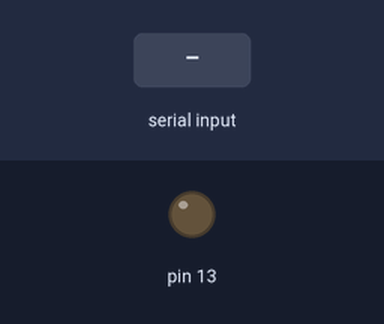
Simulated run of this sketch. Board: Arduino Uno, built with avr-gcc and run on an emulated ATmega328P. Parts: output pins drawn as LEDs (lit = HIGH). The inputs (shaded band) are chosen by the test bench. What the sketch prints to the serial monitor is not drawn.

Above: at 1.2 s.
1.3 s: "A" received over Serial
At 1.9 s:
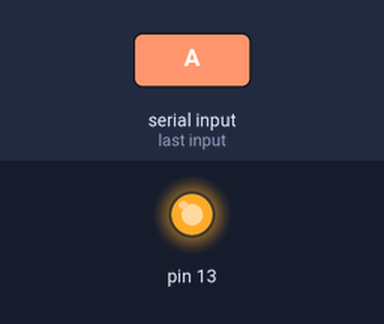
2.8 s: "M" received over Serial
At 4.2 s:
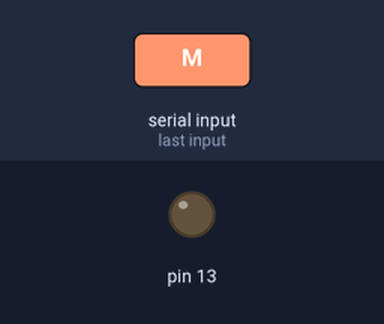
Timing chart, 0 to 5.8 s (numbered marks = the images above; inputs shaded):
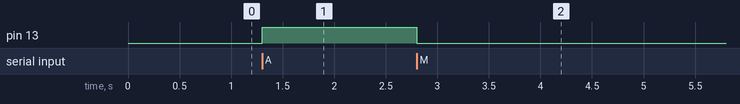

Measured:
- after the input at 1.3 s, pin 13: LOW → HIGH at once
- after the input at 2.8 s, pin 13: HIGH → LOW at once

The sketch:

Fin_Serie.ino
```cpp
char caractL = 0;
int nbcaractD = 0;

void setup()
{
  Serial.begin(9600);
  pinMode(13, OUTPUT);
}
void loop()
{
  nbcaractD = 'A';
  while(nbcaractD>0)
  {
    caractL = Serial.read();
    if(caractL == 'A')
    {
      digitalWrite(13, HIGH);
      Serial.println("Lampe Alumer");
    }
    if(caractL == 'M')
    {
      digitalWrite(13, LOW);
      Serial.println("Lampe Eteinte");
    }
    caractL =   caractL + 32; //Code Ascii
    Serial.println(caractL);
  }
}
```
